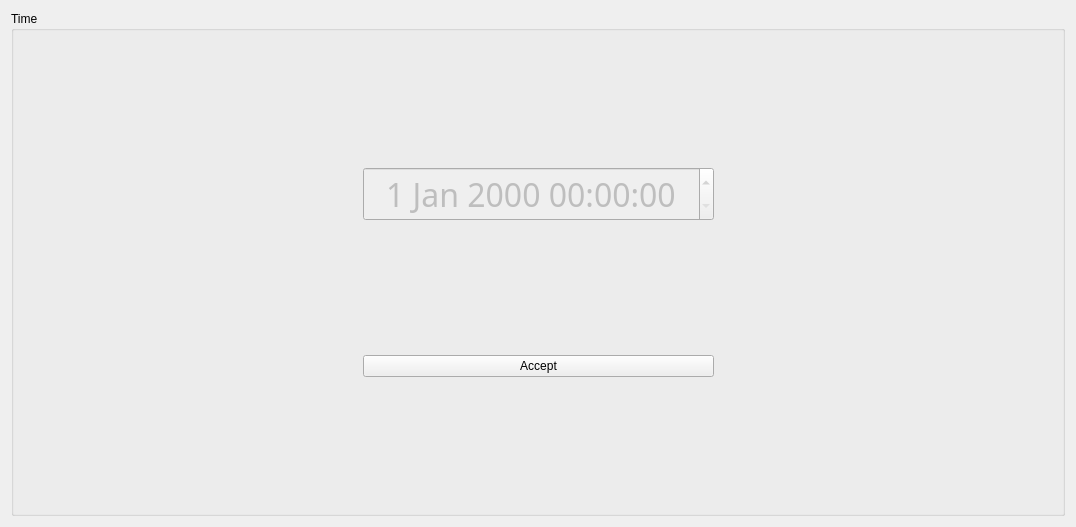
          <widget class="QWidget" name="page_2">
           <layout class="QGridLayout" name="gridLayout_11">
            <item row="0" column="0">
             <widget class="QGroupBox" name="groupBox">
              <property name="title">
               <string>Time</string>
              </property>
              <layout class="QGridLayout" name="gridLayout_27">
               <item row="0" column="1">
                <spacer name="verticalSpacer_16">
                 <property name="orientation">
                  <enum>Qt::Vertical</enum>
                 </property>
                 <property name="sizeHint" stdset="0">
                  <size>
                   <width>20</width>
                   <height>127</height>
                  </size>
                 </property>
                </spacer>
               </item>
               <item row="1" column="0">
                <spacer name="horizontalSpacer_21">
                 <property name="orientation">
                  <enum>Qt::Horizontal</enum>
                 </property>
                 <property name="sizeHint" stdset="0">
                  <size>
                   <width>340</width>
                   <height>20</height>
                  </size>
                 </property>
                </spacer>
               </item>
               <item row="1" column="1">
                <widget class="QDateTimeEdit" name="dateTimeEdit_2">
                 <property name="enabled">
                  <bool>false</bool>
                 </property>
                 <property name="font">
                  <font>
                   <family>Adobe Heiti Std</family>
                   <pointsize>24</pointsize>
                  </font>
                 </property>
                 <property name="alignment">
                  <set>Qt::AlignCenter</set>
                 </property>
                </widget>
               </item>
               <item row="1" column="2">
                <spacer name="horizontalSpacer_22">
                 <property name="orientation">
                  <enum>Qt::Horizontal</enum>
                 </property>
                 <property name="sizeHint" stdset="0">
                  <size>
                   <width>339</width>
                   <height>20</height>
                  </size>
                 </property>
                </spacer>
               </item>
               <item row="2" column="1">
                <spacer name="verticalSpacer_29">
                 <property name="orientation">
                  <enum>Qt::Vertical</enum>
                 </property>
                 <property name="sizeHint" stdset="0">
                  <size>
                   <width>20</width>
                   <height>128</height>
                  </size>
                 </property>
                </spacer>
               </item>
               <item row="3" column="0">
                <spacer name="horizontalSpacer_23">
                 <property name="orientation">
                  <enum>Qt::Horizontal</enum>
                 </property>
                 <property name="sizeHint" stdset="0">
                  <size>
                   <width>340</width>
                   <height>20</height>
                  </size>
                 </property>
                </spacer>
               </item>
               <item row="3" column="1">
                <widget class="QPushButton" name="pushButton_28">
                 <property name="text">
                  <string>Accept</string>
                 </property>
                </widget>
               </item>
               <item row="3" column="2">
                <spacer name="horizontalSpacer_24">
                 <property name="orientation">
                  <enum>Qt::Horizontal</enum>
                 </property>
                 <property name="sizeHint" stdset="0">
                  <size>
                   <width>339</width>
                   <height>20</height>
                  </size>
                 </property>
                </spacer>
               </item>
               <item row="4" column="1">
                <spacer name="verticalSpacer_20">
                 <property name="orientation">
                  <enum>Qt::Vertical</enum>
                 </property>
                 <property name="sizeHint" stdset="0">
                  <size>
                   <width>20</width>
                   <height>127</height>
                  </size>
                 </property>
                </spacer>
               </item>
              </layout>
             </widget>
            </item>
           </layout>
          </widget>
